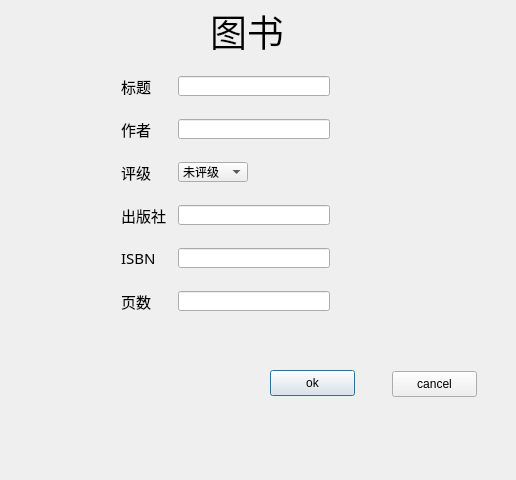
<?xml version="1.0" encoding="UTF-8"?>
<ui version="4.0">
 <class>add_book</class>
 <widget class="QDialog" name="add_book">
  <property name="geometry">
   <rect>
    <x>0</x>
    <y>0</y>
    <width>516</width>
    <height>480</height>
   </rect>
  </property>
  <property name="windowTitle">
   <string>Dialog</string>
  </property>
  <widget class="QLabel" name="label_7">
   <property name="geometry">
    <rect>
     <x>121</x>
     <y>74</y>
     <width>34</width>
     <height>24</height>
    </rect>
   </property>
   <property name="font">
    <font>
     <family>.PingFang SC0</family>
     <pointsize>11</pointsize>
    </font>
   </property>
   <property name="text">
    <string>标题</string>
   </property>
  </widget>
  <widget class="QLabel" name="label_8">
   <property name="geometry">
    <rect>
     <x>121</x>
     <y>160</y>
     <width>34</width>
     <height>24</height>
    </rect>
   </property>
   <property name="font">
    <font>
     <family>.PingFang SC0</family>
     <pointsize>11</pointsize>
    </font>
   </property>
   <property name="text">
    <string>评级</string>
   </property>
  </widget>
  <widget class="QLabel" name="label_9">
   <property name="geometry">
    <rect>
     <x>121</x>
     <y>203</y>
     <width>51</width>
     <height>24</height>
    </rect>
   </property>
   <property name="font">
    <font>
     <family>.PingFang SC0</family>
     <pointsize>11</pointsize>
    </font>
   </property>
   <property name="text">
    <string>出版社</string>
   </property>
  </widget>
  <widget class="QLabel" name="label_10">
   <property name="geometry">
    <rect>
     <x>121</x>
     <y>117</y>
     <width>34</width>
     <height>24</height>
    </rect>
   </property>
   <property name="font">
    <font>
     <family>.PingFang SC0</family>
     <pointsize>11</pointsize>
    </font>
   </property>
   <property name="text">
    <string>作者</string>
   </property>
  </widget>
  <widget class="QLabel" name="label_11">
   <property name="geometry">
    <rect>
     <x>121</x>
     <y>246</y>
     <width>35</width>
     <height>24</height>
    </rect>
   </property>
   <property name="font">
    <font>
     <family>.PingFang SC0</family>
     <pointsize>11</pointsize>
    </font>
   </property>
   <property name="text">
    <string>ISBN</string>
   </property>
  </widget>
  <widget class="QLabel" name="label_12">
   <property name="geometry">
    <rect>
     <x>121</x>
     <y>289</y>
     <width>34</width>
     <height>24</height>
    </rect>
   </property>
   <property name="font">
    <font>
     <family>.PingFang SC0</family>
     <pointsize>11</pointsize>
    </font>
   </property>
   <property name="text">
    <string>页数</string>
   </property>
  </widget>
  <widget class="QLabel" name="label">
   <property name="geometry">
    <rect>
     <x>210</x>
     <y>10</y>
     <width>91</width>
     <height>41</height>
    </rect>
   </property>
   <property name="font">
    <font>
     <family>.PingFang SC0</family>
     <pointsize>28</pointsize>
    </font>
   </property>
   <property name="text">
    <string>图书</string>
   </property>
  </widget>
  <widget class="QLabel" name="as_title">
   <property name="geometry">
    <rect>
     <x>336</x>
     <y>74</y>
     <width>131</width>
     <height>24</height>
    </rect>
   </property>
   <property name="font">
    <font>
     <pointsize>12</pointsize>
     <weight>50</weight>
     <italic>true</italic>
     <bold>false</bold>
    </font>
   </property>
   <property name="styleSheet">
    <string notr="true">
color: rgb(255, 89, 92);</string>
   </property>
   <property name="text">
    <string/>
   </property>
  </widget>
  <widget class="QLabel" name="as_author">
   <property name="geometry">
    <rect>
     <x>336</x>
     <y>117</y>
     <width>111</width>
     <height>24</height>
    </rect>
   </property>
   <property name="font">
    <font>
     <pointsize>12</pointsize>
     <italic>true</italic>
    </font>
   </property>
   <property name="styleSheet">
    <string notr="true">color: rgb(255, 89, 92);</string>
   </property>
   <property name="text">
    <string/>
   </property>
   <property name="indent">
    <number>-5</number>
   </property>
  </widget>
  <widget class="QLabel" name="as_pre">
   <property name="geometry">
    <rect>
     <x>336</x>
     <y>203</y>
     <width>131</width>
     <height>24</height>
    </rect>
   </property>
   <property name="font">
    <font>
     <pointsize>12</pointsize>
     <italic>true</italic>
    </font>
   </property>
   <property name="styleSheet">
    <string notr="true">color: rgb(255, 89, 92);</string>
   </property>
   <property name="text">
    <string/>
   </property>
  </widget>
  <widget class="QLabel" name="as_isbn">
   <property name="geometry">
    <rect>
     <x>336</x>
     <y>246</y>
     <width>151</width>
     <height>24</height>
    </rect>
   </property>
   <property name="font">
    <font>
     <pointsize>12</pointsize>
     <italic>true</italic>
    </font>
   </property>
   <property name="styleSheet">
    <string notr="true">color: rgb(255, 89, 92);</string>
   </property>
   <property name="text">
    <string/>
   </property>
  </widget>
  <widget class="QLabel" name="as_page">
   <property name="geometry">
    <rect>
     <x>336</x>
     <y>289</y>
     <width>151</width>
     <height>16</height>
    </rect>
   </property>
   <property name="font">
    <font>
     <pointsize>12</pointsize>
     <italic>true</italic>
    </font>
   </property>
   <property name="styleSheet">
    <string notr="true">color: rgb(255, 89, 92);</string>
   </property>
   <property name="text">
    <string/>
   </property>
  </widget>
  <widget class="QLineEdit" name="line_press">
   <property name="geometry">
    <rect>
     <x>178</x>
     <y>205</y>
     <width>152</width>
     <height>20</height>
    </rect>
   </property>
  </widget>
  <widget class="QLineEdit" name="line_isbn">
   <property name="geometry">
    <rect>
     <x>178</x>
     <y>248</y>
     <width>152</width>
     <height>20</height>
    </rect>
   </property>
  </widget>
  <widget class="QLineEdit" name="line_pages">
   <property name="geometry">
    <rect>
     <x>178</x>
     <y>291</y>
     <width>152</width>
     <height>20</height>
    </rect>
   </property>
  </widget>
  <widget class="QLineEdit" name="line_title">
   <property name="geometry">
    <rect>
     <x>178</x>
     <y>76</y>
     <width>152</width>
     <height>20</height>
    </rect>
   </property>
  </widget>
  <widget class="QLineEdit" name="line_author">
   <property name="geometry">
    <rect>
     <x>178</x>
     <y>119</y>
     <width>152</width>
     <height>20</height>
    </rect>
   </property>
  </widget>
  <widget class="QComboBox" name="box_lev">
   <property name="geometry">
    <rect>
     <x>178</x>
     <y>162</y>
     <width>70</width>
     <height>20</height>
    </rect>
   </property>
   <item>
    <property name="text">
     <string>未评级</string>
    </property>
   </item>
   <item>
    <property name="text">
     <string>一般</string>
    </property>
   </item>
   <item>
    <property name="text">
     <string>成人</string>
    </property>
   </item>
   <item>
    <property name="text">
     <string>儿童</string>
    </property>
   </item>
  </widget>
  <widget class="QLabel" name="as_check">
   <property name="geometry">
    <rect>
     <x>310</x>
     <y>340</y>
     <width>161</width>
     <height>20</height>
    </rect>
   </property>
   <property name="styleSheet">
    <string notr="true">color: rgb(255, 0, 0);</string>
   </property>
   <property name="text">
    <string/>
   </property>
  </widget>
  <widget class="QPushButton" name="btn_can">
   <property name="geometry">
    <rect>
     <x>392</x>
     <y>371</y>
     <width>85</width>
     <height>26</height>
    </rect>
   </property>
   <property name="text">
    <string>cancel</string>
   </property>
   <property name="autoDefault">
    <bool>false</bool>
   </property>
  </widget>
  <widget class="QPushButton" name="btn_ok">
   <property name="geometry">
    <rect>
     <x>270</x>
     <y>370</y>
     <width>85</width>
     <height>26</height>
    </rect>
   </property>
   <property name="text">
    <string>ok</string>
   </property>
  </widget>
 </widget>
 <tabstops>
  <tabstop>line_title</tabstop>
  <tabstop>line_author</tabstop>
  <tabstop>box_lev</tabstop>
  <tabstop>line_press</tabstop>
  <tabstop>line_isbn</tabstop>
  <tabstop>line_pages</tabstop>
  <tabstop>btn_can</tabstop>
 </tabstops>
 <resources/>
 <connections/>
</ui>
